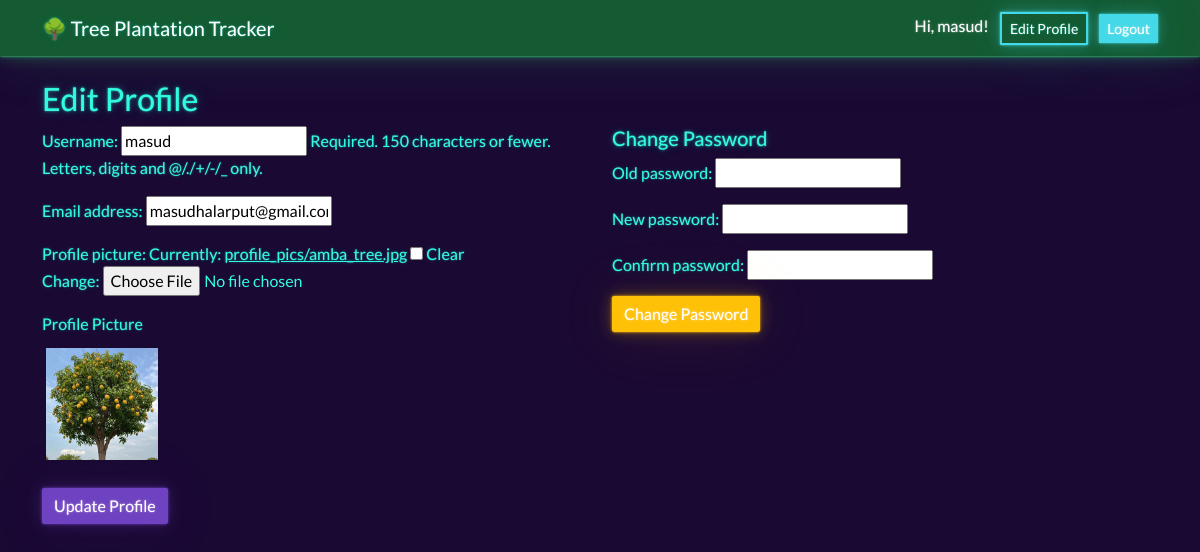
The page /profile/ (signed in) on the database as committed earlier.
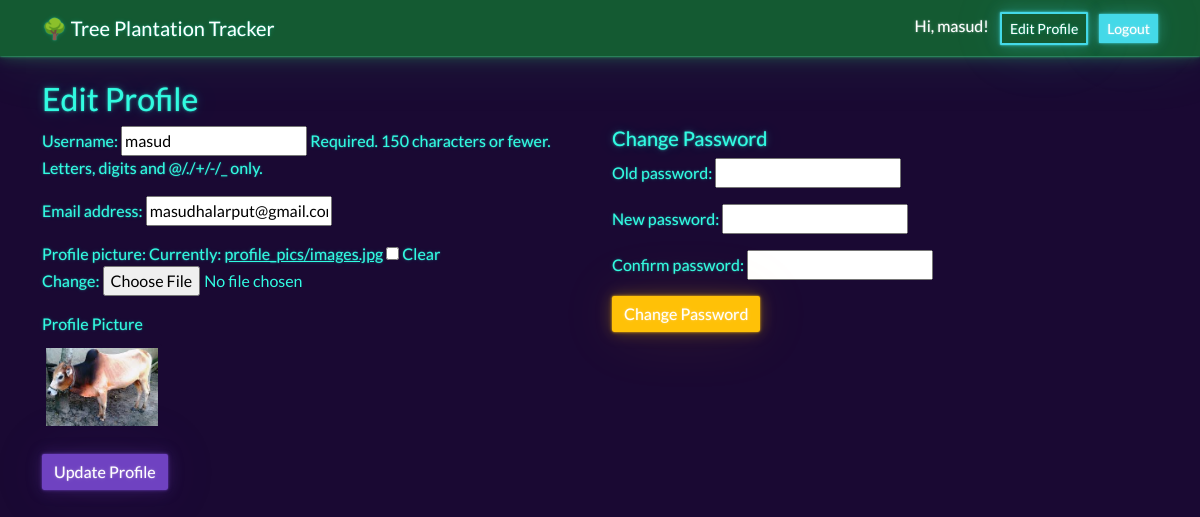
The same page on the database as committed later.
### trees/models.py (models this page shows, shortened)
class Profile(models.Model):
    user = models.OneToOneField(User, on_delete=models.CASCADE)
    profile_picture = models.ImageField(upload_to='profile_pics/', blank=True, null=True)

### trees/views.py (the view, shortened to what this page needs)
# urls.py: path('profile/', views.profile_view, name='profile'),
def profile_view(request):
    if not request.user.is_authenticated:
        return redirect('login')
    profile, created = Profile.objects.get_or_create(user=request.user)
    user_form = UserForm(instance=request.user)
    profile_form = ProfileForm(instance=profile)
    password_form = PasswordChangeForm()
    message = None
    return render(request, 'registration/profile.html', {
        'user_form': user_form,
        'profile_form': profile_form,
        'password_form': password_form,
        'profile': profile,
        'message': message,
    })

### trees/forms_profile.py
class UserForm(forms.ModelForm):
    class Meta:
        model = User
        fields = ['username', 'email']

class ProfileForm(forms.ModelForm):
    class Meta:
        model = Profile
        fields = ['profile_picture']

### trees/templates/registration/profile.html (shortened to what this page needs)
{% extends "base.html" %}
{% block content %}
<h2>Edit Profile</h2>
<div class="row">
  <div class="col-md-6">
    <form method="POST" enctype="multipart/form-data">
      {{ user_form.as_p }}
      {{ profile_form.as_p }}
      <div class="mb-3">
        <label for="id_profile_picture" class="form-label">Profile Picture</label><br>
        {% if profile.profile_picture %}
          <img src="{{ profile.profile_picture.url }}" class="img-thumbnail mb-2" style="max-width: 120px;">
        {% else %}
          <img src="https://ui-avatars.com/api/?name={{ user.username }}" class="img-thumbnail mb-2" style="max-width: 120px;">
        {% endif %}
      </div>
      <button type="submit" name="update_profile" class="btn btn-primary">Update Profile</button>
    </form>
  </div>
  <div class="col-md-6">
    <form method="POST">
      <h5>Change Password</h5>
      {{ password_form.as_p }}
      <button type="submit" name="change_password" class="btn btn-warning">Change Password</button>
    </form>
  </div>
</div>
{% endblock %}

Rows that differ between the two databases and show on the page:
changed Profile: profile_picture: a different picture
Other text that changed with them:
text no longer shown: "Profile picture: Currently: profile_pics/amba_tree.jpg Clear Change:"
text now shown: "Profile picture: Currently: profile_pics/images.jpg Clear Change:"
